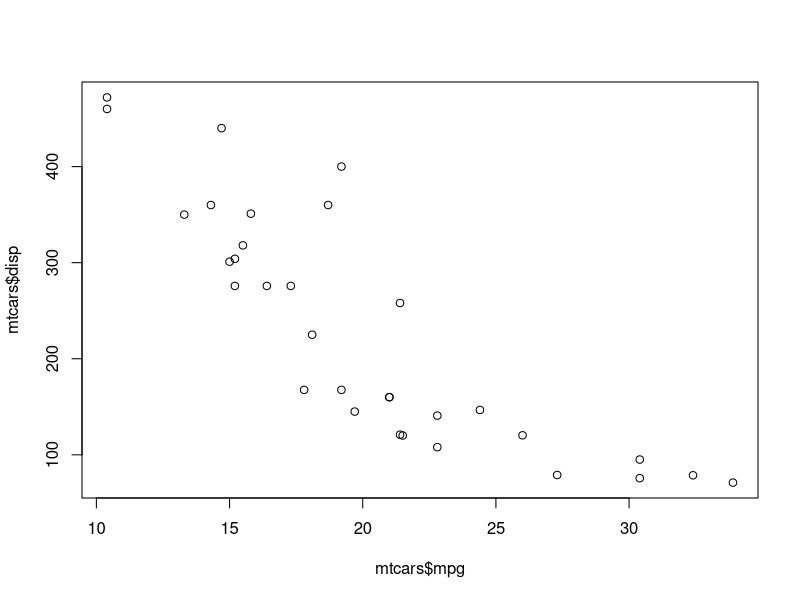
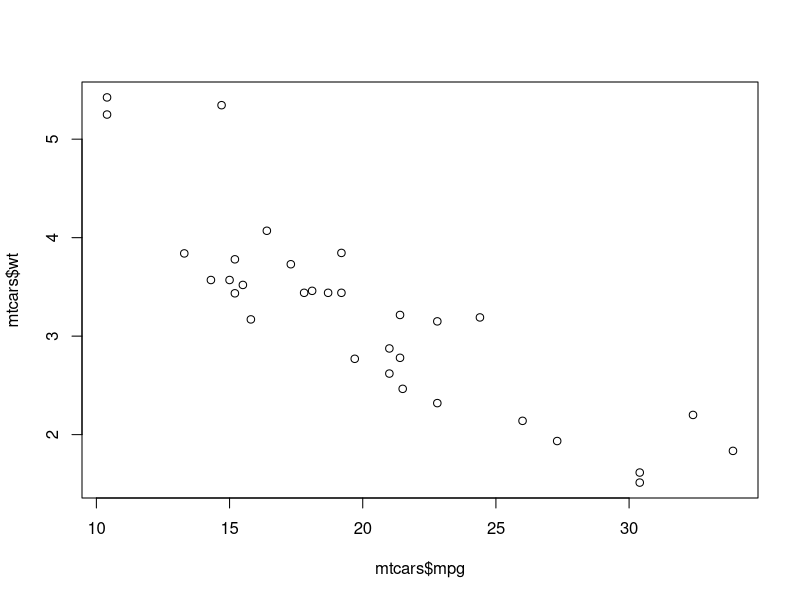
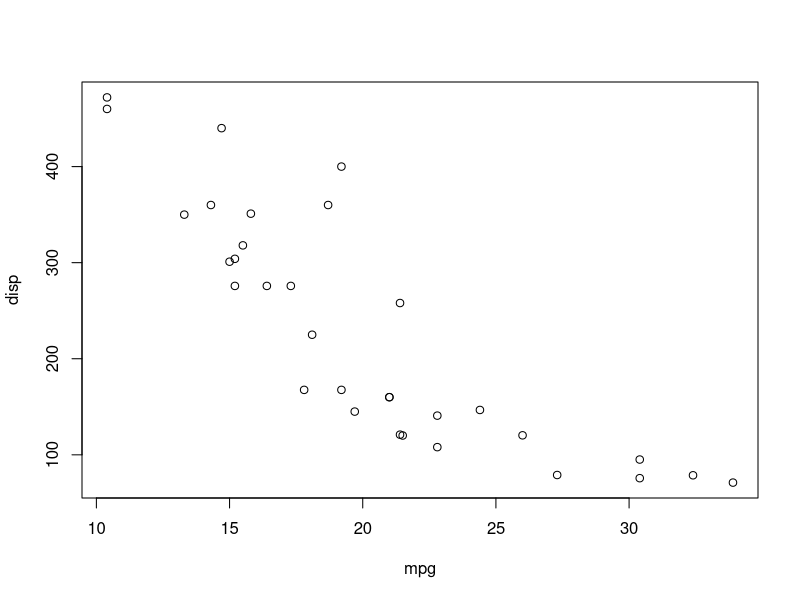
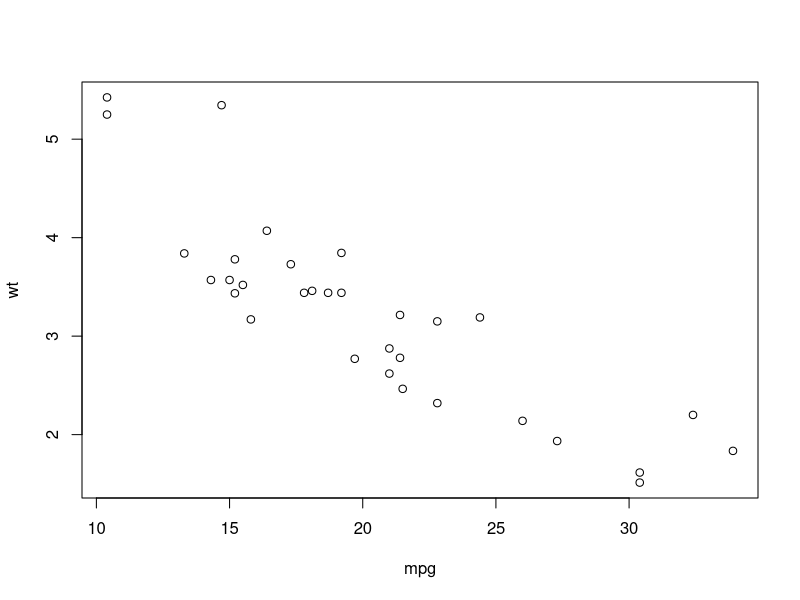

These charts were generated, in order, by the following R code: (Note: this script raises an error after producing the figures.)
# Data Frame
patientID <- c(1,2,3,4)
age <- c(25,34,28,52)
diabetes <- c("Type1", "Type2", "Type3", "Type4")
status <- c("Poor", "Improved", "Excellent", "Poor")
admdate <- c(as.Date('2014-10-15'), as.Date('2014-11-01'), as.Date('2014-10-21'), as.Date('2014-10-28'))
patientdata <- data.frame(patientID, admdate, age, diabetes, status)
patientdata
str(patientdata)
class(patientdata)

# patientdata$
patientdata[1:2]
patientdata[c("diabetes", "status")]
patientdata$age
patientdata$admdate

# ATTACH, DETACH, WITH
mtcars; class(mtcars)
summary(mtcars$mpg)
plot(mtcars$mpg, mtcars$disp)
plot(mtcars$mpg, mtcars$wt)
attach(mtcars)
summary(mpg); plot(mpg, disp)
detach(mtcars)
with(mtcars, {print(summary(mpg))})
with(mtcars, {plot(mpg,wt)})

# 하나이상의 객체가 같은 이름을 가질 때, attach, detach 접근법은 한계가 있음
mpg<-c(25,36,47); mpg
attach(mtcars)
plot(mpg, disp)
mpg
disp
detach(mtcars)
rm(mpg)

with(mtcars, {
  + nokeepstats <- summary(mpg)
  + keepstats <<- su
})

# case identifier
patientdata <- data.frame(patientID, admdate, age, diabetes, status, row.names = patientID)
patientdata

# vector로 부터 데이터프레임 생성
no <- c(1,2,3,4)
name <- c('Apple', 'Peach', 'Banana', 'Grape')
price <- c(500,200,100,50)
qty <- c(5,2,4,7)
sales <- data.frame(NO=no, NAME=name, PRICE=price, QTY=qty);
sales; class(sales)

# 행렬로 부터 데이터프레임 생성
sales2 <- matrix(c(1, 'Apple', 500, 5,
                   2, 'Peach', 200, 2,
                   3, 'Banana', 100, 4,
                   4, 'Grape', 50, 7), nrow=4, byrow=T); sales2
colnames(sales2) <- c("NO", "NAME", "PRICE", "QTY")
df1 <- data.frame(sales2); df1
sales21 <- matrix(c(1, 'Apple', 500, 5,
                    2, 'Peach', 200, 2,
                    3, 'Banana', 100, 4,
                    4, 'Grape', 50, 7), nrow=4, byrow=T)
df21 <- data.frame(sales21); df21 
names(df21) <- c("NO", "NAME", "PRICE", "QTY")
df21
sales3 <- matrix(c(1,2,3,4,
                   'Apple', 'Peach', 'Banana', 'Grape',
                   500,200,100,50,
                   5,2,4,7), ncol=4); sales3
colnames(sales3) <- c("NO", "NAME", "PRICE", "QTY"); sales3
df2 <- data.frame(sales3); df2
sales31 <- matrix(c(1,2,3,4,
                    'Apple', 'Peach', 'Banana', 'Grape',
                    500,200,100,50,
                    5,2,4,7), ncol=4); sales31
df31 <- data.frame(sales31); df31
names(df31)<-c("NO", "NAME", "PRICE", "QTY"); df31

# Array로 부터 데이터프레임 생성
mat1 <- matrix(c(1:4), nrow=2, byrow=T); mat1
mat2 <- matrix(c(5:8), nrow=2, byrow=T); mat2
ar1 <- array(mat1, dim=c(2,2,2)); ar1
df4 <- data.frame(ar1[,,2])
names(df4)<-c('Col.1', 'Col.2')
df4; class(df4)
class(sales); class(sales$NO); class(sales$NAME); class(sales$PRICE); class(sales$QTY)
name;class(name)
sales4 <- data.frame(NO=no, NAME=name, PRICE=price, QTY=qty, stringsAsFactors=FALSE); sales4
class(sales4); class(sales4$NO); class(sales4$NAME); class(sales4$PRICE); class(sales4$QTY)
sales$NAME[2]; sales[2,]; sales[1:2,]; sales[, c(1,2)]; sales[c(2:4),]
subset(sales, qty==5); subset(sales, price>200); subset(sales, price>=100 & price<500)
subset(sales, tolower(name)=='banana')
subset(sales, toupper(name)=='BANANA')
subset(sales, qty==5, select = NO:NAME)

# rbind()
no1 <- c(1,2); no1
name1 <- c('Apple', 'Peach')
price1 <- c(500, 200)
qty1 <- c(5, 2)
dfrow1 <- data.frame(NO=no1, NAME=name1, PRICE=price1, QTY=qty1); dfrow1
no2 <- c(3,4)
name2 <- c('Banana', 'Grape')
price2 <- c(100, 50)
qty2 <- c(4,7)
dfrow2 <- data.frame(NO=no2, NAME=name2, PRICE=price2, QTY=qty2); dfrow2
dfmerge <- rbind(dfrow1, dfrow2); dfmerge

# cbind()
no3 <- c(1,2,3,4)
name3 <- c('Apple', 'Peach', 'Banana', 'Grape')
dfcol1 <- data.frame(NO=no3, NAME=name3); dfcol1
price3 <- c(500,200,100,50)
qty3 <- c(5,2,4,7)
dfcol2 <- data.frame(PRICE=price3, QTY=qty3); dfcol2
dfmerge2 <- cbind(dfcol1, dfcol2); dfmerge2

# merge()
df5 <- data.frame(name=c('Apple', 'Banana', 'Cherry'), price=c(300,200,100)); df5
df6 <- data.frame(name=c('Apple', 'Cherry', 'Berry'), qty=c(10,20,30)); df6
dfmerge3 <- merge(df5, df6); dfmerge3
dfmerge4 <- merge(df5, df6, all=T); dfmerge4

# 데이터프레임에서 특정 조건에 맞는 데이터로 새로운 형태 만들기
no; name; price; qty
df7 <- data.frame(NO=no, NAME=name, PRICE=price, QTY=qty); df7
df7sub1 <- subset(df7, select = c(NAME, PRICE, QTY)); df7sub1
df7sub2 <- subset(df7, select = -QTY); df7sub2

# 데이터프레임의 내용 확인 및 출력 순서 지정
ncol(df7); nrow(df7); names(df7); rownames(df7); colnames(df7)
df7[c(3,2,1)]
df7[,c(3,2,1)]
